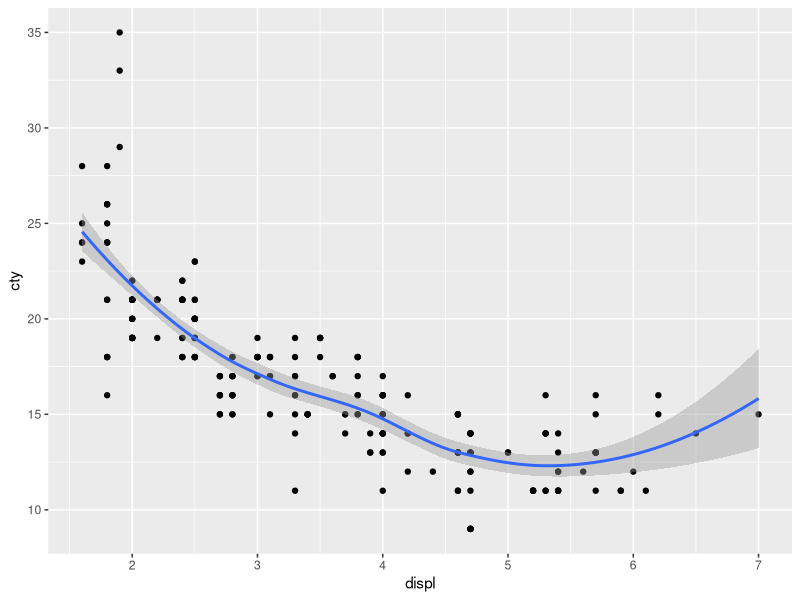
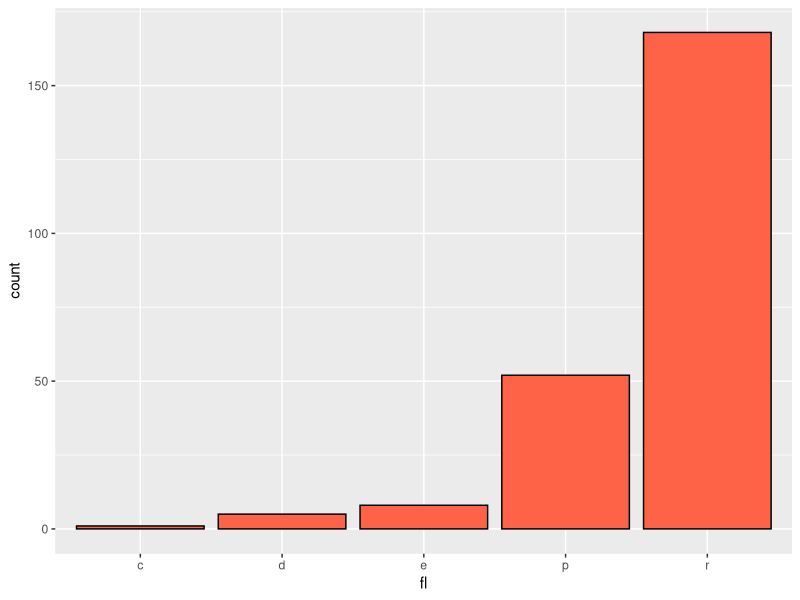

Write the R code that produced these figures, in order.
# Intro to ggplot Part 2
# April 10 2018
# KER

# Preliminaries
library(ggplot2)
library(ggthemes)
library(patchwork) # Not in CRAN, out in github, check with Lauren to get it set up
library(TeachingDemos)

char2seed("10th Avenue Freeze-Out")

d<-mpg # mpg is a built-in data set

#-------------------------------------------------------------------------------------------------------- 

# Create 4 individual graphs that will be included in one composite plot using patchwork

# First graph
g1<-ggplot(data=d, mapping=aes(x=displ,y=cty)) +
  geom_point() +
  geom_smooth()

print(g1)

# Second graph
g2<-ggplot(data=d,mapping=aes(x=fl,fill=I("tomato"),color=I("black"))) +
  geom_bar(stat="count") +
  theme(legend.position="none") # Gets rid of legend so that it isn't in the way when we patch graphs together

print(g2)
